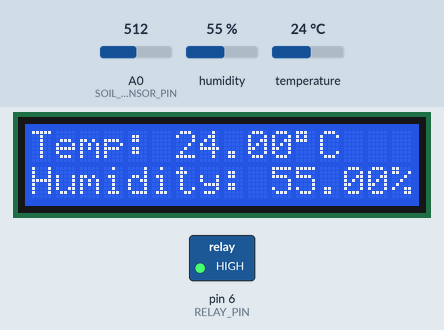
Bench run of a sketch on a simulated Arduino Uno, built with avr-gcc and run on an emulated ATmega328P. On the bench: 16×2 character LCD, switched loads named in the sketch (green lamp = pin HIGH). The inputs (shaded band) are chosen by the test bench; at power-on: A0 (SOIL_SENSOR_PIN) = 512, humidity 55 %, temperature 24 °C. What the sketch prints to the serial monitor is not drawn.

Above: at 2.7 s.
2.8 s: A0 (SOIL_SENSOR_PIN) set to 400
At 4.7 s:
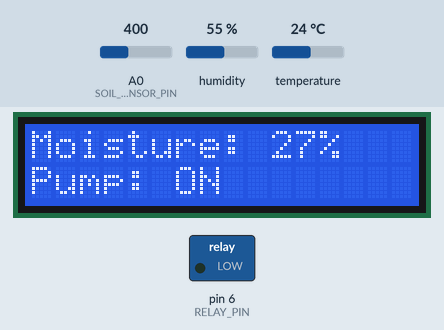
13.6 s: A0 (SOIL_SENSOR_PIN) set to 376
At 17.9 s:
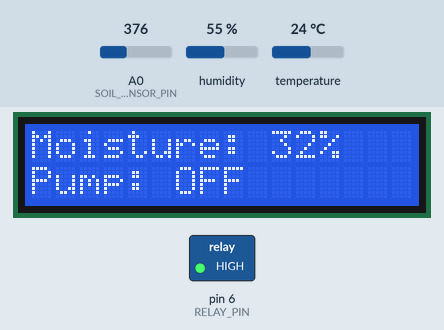
24.4 s: humidity set to 22 %
At 29.5 s:
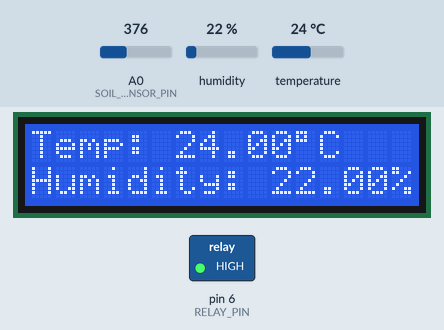
32.3 s: temperature set to 12 °C
At 34.4 s:
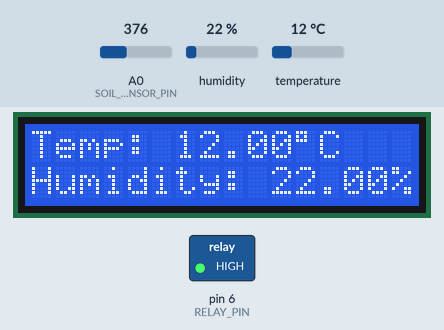
37.7 s: humidity set to 40 %
At 39.2 s:
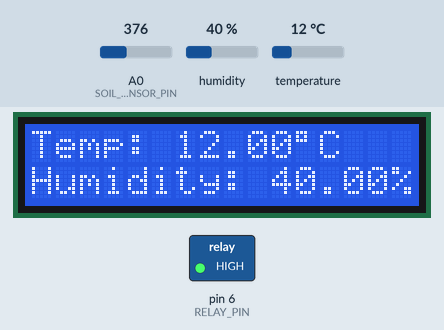
43.1 s: A0 (SOIL_SENSOR_PIN) set to 306
At 44.7 s:
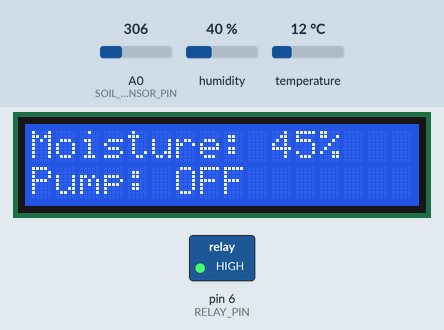
Timing chart, 0 to 46.2 s (numbered marks = the images above; inputs shaded):
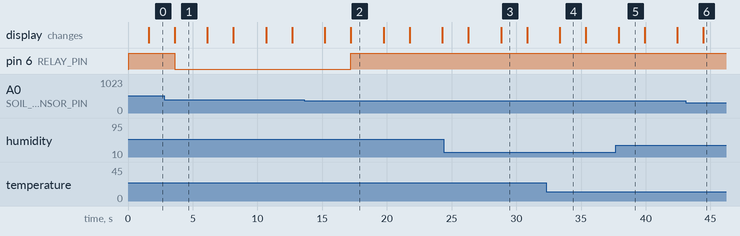

Measured:
- the behaviour switches between 389 and 388 on A0 (SOIL_SENSOR_PIN) (found by bisection; images 1 and 2)
- after the input at 2.8 s, the display: changes after 0.81 s (image 1)
- after the input at 13.6 s, pin 6 (RELAY_PIN): LOW → HIGH after 3.6 s; the display: first differs from a run without the input after 3.6 s (image 2)
- after the input at 24.4 s, the display: first differs from a run without the input after 4.4 s (image 3)
- after the input at 32.3 s, the display: changes after 1.1 s (image 4)
- after the input at 37.7 s, the display: changes after 0.21 s (image 5)
- after the input at 43.1 s, the display: changes after 1.4 s (image 6)

The sketch:

soil_moisture_detection.ino
```cpp
#include <dht.h>
#include <LiquidCrystal.h>

// -----------------------------
// Hardware configuration
// -----------------------------
constexpr int LCD_RS = 7;
constexpr int LCD_EN = 8;
constexpr int LCD_D4 = 9;
constexpr int LCD_D5 = 10;
constexpr int LCD_D6 = 11;
constexpr int LCD_D7 = 12;

constexpr int DHT11_PIN = 5;
constexpr int SOIL_SENSOR_PIN = A0;
constexpr int RELAY_PIN = 6;

// -----------------------------
// Sensor calibration values
// Adjust these based on your own sensor readings
// -----------------------------
constexpr int DRY_SOIL_VALUE = 550;
constexpr int WET_SOIL_VALUE = 10;

// Moisture threshold below which pump turns ON
constexpr int MOISTURE_THRESHOLD = 30;

// Relay logic
constexpr int PUMP_ON_STATE = LOW;
constexpr int PUMP_OFF_STATE = HIGH;

// Display timings
constexpr unsigned long SENSOR_SCREEN_DELAY_MS = 2000;
constexpr unsigned long MOISTURE_SCREEN_DELAY_MS = 2500;

// -----------------------------
// Global objects
// -----------------------------
LiquidCrystal lcd(LCD_RS, LCD_EN, LCD_D4, LCD_D5, LCD_D6, LCD_D7);
dht DHT;

// -----------------------------
// Helper functions
// -----------------------------
int readMoisturePercent() {
  int rawValue = analogRead(SOIL_SENSOR_PIN);
  int moisturePercent = map(rawValue, DRY_SOIL_VALUE, WET_SOIL_VALUE, 0, 100);
  moisturePercent = constrain(moisturePercent, 0, 100);
  return moisturePercent;
}

bool shouldPumpBeOn(int moisturePercent) {
  return moisturePercent < MOISTURE_THRESHOLD;
}

void displayTemperatureHumidity() {
  int status = DHT.read11(DHT11_PIN);

  lcd.clear();
  lcd.setCursor(0, 0);

  if (status == 0) {
    lcd.print("Temp: ");
    lcd.print(DHT.temperature);
    lcd.print((char)223);
    lcd.print("C");

    lcd.setCursor(0, 1);
    lcd.print("Humidity: ");
    lcd.print(DHT.humidity);
    lcd.print("%");
  } else {
    lcd.print("DHT11 Read Error");
    lcd.setCursor(0, 1);
    lcd.print("Check sensor");
  }
}

void displayMoistureAndPumpStatus(int moisturePercent, bool pumpOn) {
  lcd.clear();
  lcd.setCursor(0, 0);
  lcd.print("Moisture: ");
  lcd.print(moisturePercent);
  lcd.print("%");

  lcd.setCursor(0, 1);
  lcd.print("Pump: ");
  lcd.print(pumpOn ? "ON" : "OFF");
}

void setPumpState(bool pumpOn) {
  digitalWrite(RELAY_PIN, pumpOn ? PUMP_ON_STATE : PUMP_OFF_STATE);
}

void printDebugInfo(int moisturePercent, bool pumpOn) {
  Serial.print("Temperature: ");
  Serial.print(DHT.temperature);
  Serial.print(" C, Humidity: ");
  Serial.print(DHT.humidity);
  Serial.print(" %, Moisture: ");
  Serial.print(moisturePercent);
  Serial.print(" %, Pump: ");
  Serial.println(pumpOn ? "ON" : "OFF");
}

// -----------------------------
// Arduino setup
// -----------------------------
void setup() {
  lcd.begin(16, 2);
  Serial.begin(9600);

  pinMode(SOIL_SENSOR_PIN, INPUT);
  pinMode(RELAY_PIN, OUTPUT);

  setPumpState(false);

  lcd.clear();
  lcd.setCursor(0, 0);
  lcd.print("Soil Moisture");
  lcd.setCursor(0, 1);
  lcd.print("System Start");
  delay(1500);
}

// -----------------------------
// Main loop
// -----------------------------
void loop() {
  displayTemperatureHumidity();
  delay(SENSOR_SCREEN_DELAY_MS);

  int moisturePercent = readMoisturePercent();
  bool pumpOn = shouldPumpBeOn(moisturePercent);

  setPumpState(pumpOn);
  displayMoistureAndPumpStatus(moisturePercent, pumpOn);
  printDebugInfo(moisturePercent, pumpOn);

  delay(MOISTURE_SCREEN_DELAY_MS);
}
```
